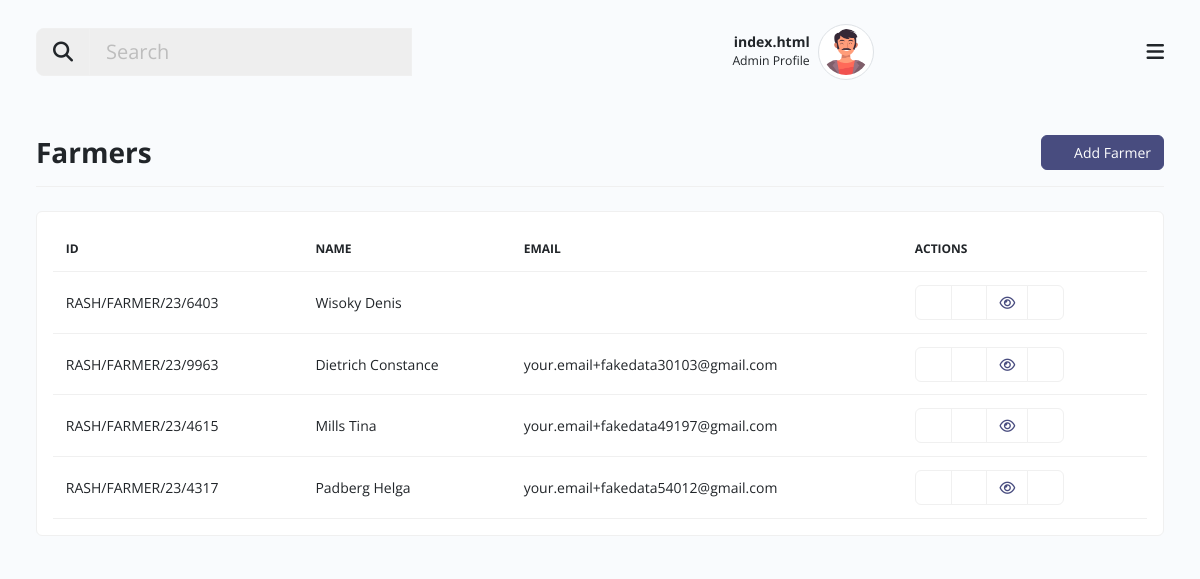
The app's page /farmers.php (signed in) with its own data.
### tables this page shows
CREATE TABLE `users` (
  `id` int(11) NOT NULL,
  `name` varchar(200) NOT NULL,
  `email` varchar(200) NOT NULL,
  `password` varchar(250) NOT NULL,
  `role_id` varchar(20) NOT NULL COMMENT '1=admin, 2=supervisor, 3=>farmers',
  `created_at` timestamp NOT NULL DEFAULT current_timestamp()
);

CREATE TABLE `farmers` (
  `id` int(11) NOT NULL,
  `unique_id` varchar(100) NOT NULL,
  `email` varchar(200) NOT NULL,
  `first_name` varchar(100) NOT NULL,
  `last_name` varchar(100) NOT NULL,
  `phone_number` varchar(100) NOT NULL,
  `date_of_birth` varchar(100) NOT NULL,
  `gender` varchar(100) NOT NULL,
  `disability` varchar(100) NOT NULL,
  `marital_status` varchar(100) NOT NULL,
  `did_you_have_children` varchar(150) NOT NULL,
  `numbers_of_children` varchar(100) NOT NULL,
  `is_children_in_school` varchar(100) NOT NULL,
  `average_monthly_income` varchar(100) NOT NULL,
  `other_income` varchar(100) NOT NULL,
  `land_size` varchar(400) NOT NULL,
  `land_picture` varchar(400) NOT NULL,
  `upload_profile_picture` varchar(300) NOT NULL,
  `farm_location` varchar(200) NOT NULL,
  `home_address` varchar(200) NOT NULL,
  `state_of_origin` varchar(100) NOT NULL,
  `nationality` varchar(300) NOT NULL,
  `national_means_of_identity` varchar(400) NOT NULL,
  `commitment_fee` varchar(200) NOT NULL,
  `reciept_of_commitment` varchar(400) NOT NULL
);

### includes/config.php (called while the page is built, shortened)
<?php
include 'includes/database.php';
$student_id = $_SESSION['auth_id'];
$sql = "SELECT * FROM users WHERE id = '$student_id'";
$result = mysqli_query($dbconnect, $sql);
while ($user = mysqli_fetch_array($result)) {
    $name = $user['name'];
}
$sql_farmers = "SELECT * FROM farmers";
$resultFarmers = mysqli_query($dbconnect, $sql_farmers);
$farmers = mysqli_num_rows($resultFarmers);

### farmers.php (the view, shortened to what this page needs)
<?php
include "includes/config.php";
?>
<!doctype html>
<html class="no-js" lang="en" dir="ltr">
<head>
    <link rel="stylesheet" href="assets/css/my-task.style.min.css">
</head>
<body>
    <div id="mytask-layout" class="theme-indigo">
        <div class="main px-lg-4 px-md-4">
            <?php include "layout/header.php"; ?>
            <div class="body d-flex py-lg-3 py-md-2">
                <div class="container-xxl">
                    <div class="row align-items-center">
                        <div class="border-0 mb-4">
                            <div class="card-header p-0 no-bg bg-transparent d-flex align-items-center px-0 justify-content-between border-bottom flex-wrap">
                                <h3 class="fw-bold py-3 mb-0">Farmers</h3>
                                <div class="d-flex py-2 project-tab flex-wrap w-sm-100">
                                    <?php if ($_SESSION['id'] == 4) { ?>
                                        <a href="onboardfarmers.php" type="a" class="btn btn-dark w-sm-100" data-bs-target="#createproject"><i class="icofont-plus-circle me-2 fs-6"></i>Add Farmer</a>
                                    <?php } ?>
                                </div>
                            </div>
                        </div>
                    </div>
                    <div class="row clearfix g-3">
                        <div class="col-sm-12">
                            <div class="card mb-3">
                                <div class="card-body">
                                    <table id="myProjectTable" class="table table-hover align-middle mb-0" style="width:100%">
                                        <thead>
                                            <tr>
                                                <th>Id</th>
                                                <th>Name</th>
                                                <th>Email</th>
                                                <th>Actions</th>
                                            </tr>
                                        </thead>
                                        <tbody>
                                            <?php
                                            if (isset($farmers) and $farmers > 0) {
                                                while ($FarmersRow = mysqli_fetch_array($resultFarmers)) {
                                                    $id = $FarmersRow['unique_id'];
                                                    $name = $FarmersRow['last_name'] . ' ' . $FarmersRow['first_name'];
                                                    $email = $FarmersRow['email'];
                                            ?>
                                                    <tr>
                                                        <td><?php echo $id; ?></td>
                                                        <td><?php echo $name; ?></td>
                                                        <td><?php echo $email; ?></td>
                                                        <td>
                                                            <div class="btn-group" role="group" aria-label="Basic outlined example">
                                                                <button type="button" class="btn btn-outline-secondary" data-bs-toggle="modal" data-bs-target="#editproject<?php echo substr($id, -4); ?>"><i class="icofont-edit text-success"></i></button>
                                                                <button type="button" class="btn btn-outline-secondary" data-bs-toggle="modal" data-bs-target="#checklist<?php echo substr($id, -4); ?>"><i class="icofont-check text-primary"></i></button>
                                                                <button type="button" class="btn btn-outline-secondary" data-bs-toggle="modal" data-bs-target="#details<?php echo substr($id, -4); ?>"><i class="fa fa-eye text-primary"></i></button>
                                                                <button type="button" class="btn btn-outline-secondary deleterow"><i class="icofont-ui-delete text-danger"></i></button>
                                                            </div>
                                                        </td>
                                                    </tr>
                                            <?php
                                                }
                                            } ?>
                                        </tbody>
                                    </table>
                                </div>
                            </div>
                        </div>
                    </div>
                </div>
            </div>
        </div>
    </div>
</body>
</html>

### layout/header.php (shortened to what this page needs)
<div class="header">
            <nav class="navbar py-4">
                <div class="container-xxl">
                    <div class="h-right d-flex align-items-center mr-5 mr-lg-0 order-1">
                        <div class="dropdown notifications zindex-popover">
                            <a class="nav-link dropdown-toggle pulse" href="#" role="button" data-bs-toggle="dropdown">
                                <i class="icofont-alarm fs-5"></i>
                            </a>
                        </div>
                        <div class="dropdown user-profile ml-2 ml-sm-3 d-flex align-items-center zindex-popover">
                            <div class="u-info me-2">
                                <p class="mb-0 text-end line-height-sm "><span class="font-weight-bold"><?php echo $name; ?></span></p>
                                <small>Admin Profile</small>
                            </div>
                            <a class="nav-link dropdown-toggle pulse p-0" href="#" role="button" data-bs-toggle="dropdown" data-bs-display="static">
                                <img class="avatar lg rounded-circle img-thumbnail" src="assets/images/profile_av.png" alt="profile">
                            </a>
                        </div>
                    </div>
                    <button class="navbar-toggler p-0 border-0 menu-toggle order-3" type="button" data-bs-toggle="collapse" data-bs-target="#mainHeader">
                        <span class="fa fa-bars"></span>
                    </button>
                    <div class="order-0 col-lg-4 col-md-4 col-sm-12 col-12 mb-3 mb-md-0 ">
                        <div class="input-group flex-nowrap input-group-lg">
                            <button type="button" class="input-group-text" id="addon-wrapping"><i class="fa fa-search"></i></button>
                            <input type="search" class="form-control" placeholder="Search" aria-label="search" aria-describedby="addon-wrapping">
                        </div>
                    </div>
                </div>
            </nav>
        </div>

### records on screen
users: name "index.html"
farmers: unique "RASH/FARMER/23/6403", name "Wisoky Denis"
farmers: unique "RASH/FARMER/23/9963", name "Dietrich Constance", email "your.email+fakedata30103@gmail.com"
farmers: unique "RASH/FARMER/23/4615", name "Mills Tina", email "your.email+fakedata49197@gmail.com"
farmers: unique "RASH/FARMER/23/4317", name "Padberg Helga", email "your.email+fakedata54012@gmail.com"
